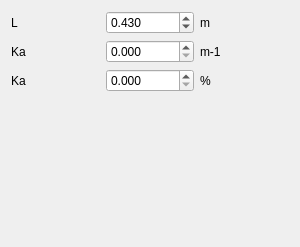
       <widget class="QWidget" name="page_5">
        <property name="geometry">
         <rect>
          <x>0</x>
          <y>0</y>
          <width>300</width>
          <height>247</height>
         </rect>
        </property>
        <attribute name="label">
         <string>Smoke values converting</string>
        </attribute>
        <layout class="QGridLayout" name="gridLayout_5">
         <item row="0" column="0">
          <widget class="QLabel" name="label_47">
           <property name="text">
            <string>L</string>
           </property>
          </widget>
         </item>
         <item row="0" column="1">
          <widget class="QDoubleSpinBox" name="doubleSpinBox_L">
           <property name="decimals">
            <number>3</number>
           </property>
           <property name="singleStep">
            <double>0.100000000000000</double>
           </property>
           <property name="value">
            <double>0.430000000000000</double>
           </property>
          </widget>
         </item>
         <item row="0" column="2">
          <widget class="QLabel" name="label_46">
           <property name="text">
            <string>m</string>
           </property>
          </widget>
         </item>
         <item row="1" column="0">
          <widget class="QLabel" name="label_48">
           <property name="text">
            <string>Ka</string>
           </property>
          </widget>
         </item>
         <item row="1" column="1">
          <widget class="QDoubleSpinBox" name="doubleSpinBox_Ka1m">
           <property name="decimals">
            <number>3</number>
           </property>
           <property name="singleStep">
            <double>0.100000000000000</double>
           </property>
          </widget>
         </item>
         <item row="1" column="2">
          <widget class="QLabel" name="label_50">
           <property name="text">
            <string>m-1</string>
           </property>
          </widget>
         </item>
         <item row="2" column="0">
          <widget class="QLabel" name="label_49">
           <property name="text">
            <string>Ka</string>
           </property>
          </widget>
         </item>
         <item row="2" column="1">
          <widget class="QDoubleSpinBox" name="doubleSpinBox_KaPerc">
           <property name="decimals">
            <number>3</number>
           </property>
           <property name="singleStep">
            <double>0.100000000000000</double>
           </property>
          </widget>
         </item>
         <item row="2" column="2">
          <widget class="QLabel" name="label_51">
           <property name="text">
            <string>%</string>
           </property>
          </widget>
         </item>
         <item row="3" column="0">
          <spacer name="verticalSpacer_5">
           <property name="orientation">
            <enum>Qt::Vertical</enum>
           </property>
           <property name="sizeHint" stdset="0">
            <size>
             <width>20</width>
             <height>279</height>
            </size>
           </property>
          </spacer>
         </item>
        </layout>
       </widget>
